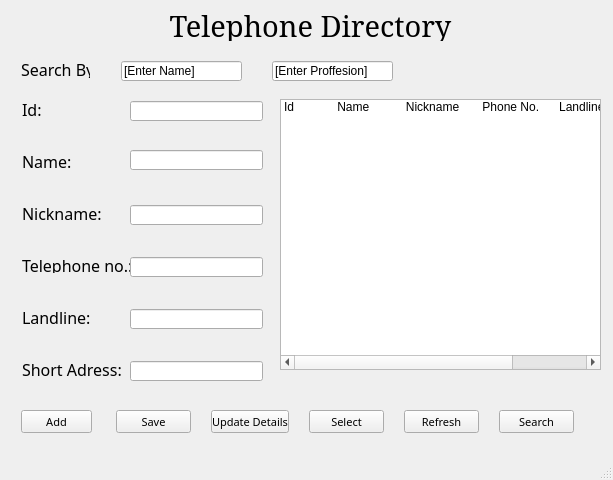
<?xml version="1.0" encoding="UTF-8"?>
<ui version="4.0">
 <class>MainWindow</class>
 <widget class="QMainWindow" name="MainWindow">
  <property name="geometry">
   <rect>
    <x>0</x>
    <y>0</y>
    <width>613</width>
    <height>480</height>
   </rect>
  </property>
  <property name="windowTitle">
   <string>MainWindow</string>
  </property>
  <widget class="QWidget" name="centralwidget">
   <widget class="QLabel" name="label">
    <property name="geometry">
     <rect>
      <x>22</x>
      <y>101</y>
      <width>81</width>
      <height>16</height>
     </rect>
    </property>
    <property name="font">
     <font>
      <family>Berlin Sans FB</family>
      <pointsize>12</pointsize>
     </font>
    </property>
    <property name="text">
     <string>Id:</string>
    </property>
   </widget>
   <widget class="QLabel" name="label_2">
    <property name="geometry">
     <rect>
      <x>22</x>
      <y>153</y>
      <width>81</width>
      <height>16</height>
     </rect>
    </property>
    <property name="font">
     <font>
      <family>Berlin Sans FB</family>
      <pointsize>12</pointsize>
     </font>
    </property>
    <property name="text">
     <string>Name:</string>
    </property>
   </widget>
   <widget class="QLabel" name="label_3">
    <property name="geometry">
     <rect>
      <x>22</x>
      <y>205</y>
      <width>81</width>
      <height>16</height>
     </rect>
    </property>
    <property name="font">
     <font>
      <family>Berlin Sans FB</family>
      <pointsize>12</pointsize>
     </font>
    </property>
    <property name="text">
     <string>Nickname:</string>
    </property>
   </widget>
   <widget class="QLabel" name="label_4">
    <property name="geometry">
     <rect>
      <x>22</x>
      <y>361</y>
      <width>121</width>
      <height>16</height>
     </rect>
    </property>
    <property name="font">
     <font>
      <family>Berlin Sans FB</family>
      <pointsize>12</pointsize>
     </font>
    </property>
    <property name="text">
     <string>Short Adress:</string>
    </property>
   </widget>
   <widget class="QLabel" name="label_5">
    <property name="geometry">
     <rect>
      <x>22</x>
      <y>257</y>
      <width>201</width>
      <height>16</height>
     </rect>
    </property>
    <property name="font">
     <font>
      <family>Berlin Sans FB</family>
      <pointsize>12</pointsize>
     </font>
    </property>
    <property name="text">
     <string>Telephone no.:</string>
    </property>
   </widget>
   <widget class="QLabel" name="label_6">
    <property name="geometry">
     <rect>
      <x>22</x>
      <y>309</y>
      <width>71</width>
      <height>16</height>
     </rect>
    </property>
    <property name="font">
     <font>
      <family>Berlin Sans FB</family>
      <pointsize>12</pointsize>
     </font>
    </property>
    <property name="text">
     <string>Landline:</string>
    </property>
   </widget>
   <widget class="QLineEdit" name="lne_id">
    <property name="geometry">
     <rect>
      <x>130</x>
      <y>101</y>
      <width>133</width>
      <height>20</height>
     </rect>
    </property>
   </widget>
   <widget class="QLineEdit" name="lne_la">
    <property name="geometry">
     <rect>
      <x>130</x>
      <y>309</y>
      <width>133</width>
      <height>20</height>
     </rect>
    </property>
   </widget>
   <widget class="QLineEdit" name="lne_ph">
    <property name="geometry">
     <rect>
      <x>130</x>
      <y>257</y>
      <width>133</width>
      <height>20</height>
     </rect>
    </property>
   </widget>
   <widget class="QLineEdit" name="lne_na">
    <property name="geometry">
     <rect>
      <x>130</x>
      <y>150</y>
      <width>133</width>
      <height>20</height>
     </rect>
    </property>
   </widget>
   <widget class="QLineEdit" name="lne_ni">
    <property name="geometry">
     <rect>
      <x>130</x>
      <y>205</y>
      <width>133</width>
      <height>20</height>
     </rect>
    </property>
   </widget>
   <widget class="QLineEdit" name="lne_sh">
    <property name="geometry">
     <rect>
      <x>130</x>
      <y>361</y>
      <width>133</width>
      <height>20</height>
     </rect>
    </property>
   </widget>
   <widget class="QPushButton" name="pb_add">
    <property name="geometry">
     <rect>
      <x>21</x>
      <y>410</y>
      <width>71</width>
      <height>23</height>
     </rect>
    </property>
    <property name="font">
     <font>
      <family>Berlin Sans FB</family>
      <pointsize>8</pointsize>
     </font>
    </property>
    <property name="text">
     <string>Add</string>
    </property>
   </widget>
   <widget class="QPushButton" name="pb_save">
    <property name="geometry">
     <rect>
      <x>116</x>
      <y>410</y>
      <width>75</width>
      <height>23</height>
     </rect>
    </property>
    <property name="font">
     <font>
      <family>Berlin Sans FB</family>
      <pointsize>8</pointsize>
     </font>
    </property>
    <property name="text">
     <string>Save</string>
    </property>
   </widget>
   <widget class="QPushButton" name="pb_upd">
    <property name="geometry">
     <rect>
      <x>211</x>
      <y>410</y>
      <width>78</width>
      <height>23</height>
     </rect>
    </property>
    <property name="font">
     <font>
      <family>Berlin Sans FB</family>
      <pointsize>8</pointsize>
     </font>
    </property>
    <property name="text">
     <string>Update Details</string>
    </property>
   </widget>
   <widget class="QPushButton" name="pb_select">
    <property name="geometry">
     <rect>
      <x>309</x>
      <y>410</y>
      <width>75</width>
      <height>23</height>
     </rect>
    </property>
    <property name="font">
     <font>
      <family>Berlin Sans FB</family>
      <pointsize>8</pointsize>
     </font>
    </property>
    <property name="text">
     <string>Select</string>
    </property>
   </widget>
   <widget class="QPushButton" name="pb_refresh">
    <property name="geometry">
     <rect>
      <x>404</x>
      <y>410</y>
      <width>75</width>
      <height>23</height>
     </rect>
    </property>
    <property name="font">
     <font>
      <family>Berlin Sans FB</family>
      <pointsize>8</pointsize>
     </font>
    </property>
    <property name="text">
     <string>Refresh</string>
    </property>
   </widget>
   <widget class="QPushButton" name="pushButton_6">
    <property name="geometry">
     <rect>
      <x>499</x>
      <y>410</y>
      <width>75</width>
      <height>23</height>
     </rect>
    </property>
    <property name="font">
     <font>
      <family>Berlin Sans FB</family>
      <pointsize>8</pointsize>
     </font>
    </property>
    <property name="text">
     <string>Search</string>
    </property>
   </widget>
   <widget class="QListWidget" name="lwe">
    <property name="geometry">
     <rect>
      <x>280</x>
      <y>99</y>
      <width>321</width>
      <height>271</height>
     </rect>
    </property>
    <item>
     <property name="text">
      <string>Id             Name           Nickname       Phone No.      Landline       Short Address</string>
     </property>
    </item>
   </widget>
   <widget class="QLabel" name="label_7">
    <property name="geometry">
     <rect>
      <x>21</x>
      <y>60</y>
      <width>69</width>
      <height>18</height>
     </rect>
    </property>
    <property name="font">
     <font>
      <family>Berlin Sans FB</family>
      <pointsize>12</pointsize>
     </font>
    </property>
    <property name="text">
     <string>Search By:</string>
    </property>
   </widget>
   <widget class="QLabel" name="label_8">
    <property name="geometry">
     <rect>
      <x>30</x>
      <y>10</y>
      <width>561</width>
      <height>31</height>
     </rect>
    </property>
    <property name="font">
     <font>
      <family>MS Serif</family>
      <pointsize>22</pointsize>
      <weight>50</weight>
      <italic>false</italic>
      <bold>false</bold>
     </font>
    </property>
    <property name="text">
     <string>Telephone Directory</string>
    </property>
    <property name="alignment">
     <set>Qt::AlignCenter</set>
    </property>
   </widget>
   <widget class="QLineEdit" name="lineEdit_7">
    <property name="geometry">
     <rect>
      <x>121</x>
      <y>61</y>
      <width>121</width>
      <height>20</height>
     </rect>
    </property>
    <property name="text">
     <string>[Enter Name]</string>
    </property>
   </widget>
   <widget class="QLineEdit" name="lineEdit_8">
    <property name="geometry">
     <rect>
      <x>272</x>
      <y>61</y>
      <width>121</width>
      <height>20</height>
     </rect>
    </property>
    <property name="text">
     <string>[Enter Proffesion]</string>
    </property>
   </widget>
  </widget>
  <widget class="QMenuBar" name="menubar">
   <property name="geometry">
    <rect>
     <x>0</x>
     <y>0</y>
     <width>613</width>
     <height>21</height>
    </rect>
   </property>
  </widget>
  <widget class="QStatusBar" name="statusbar"/>
 </widget>
 <resources/>
 <connections/>
</ui>
